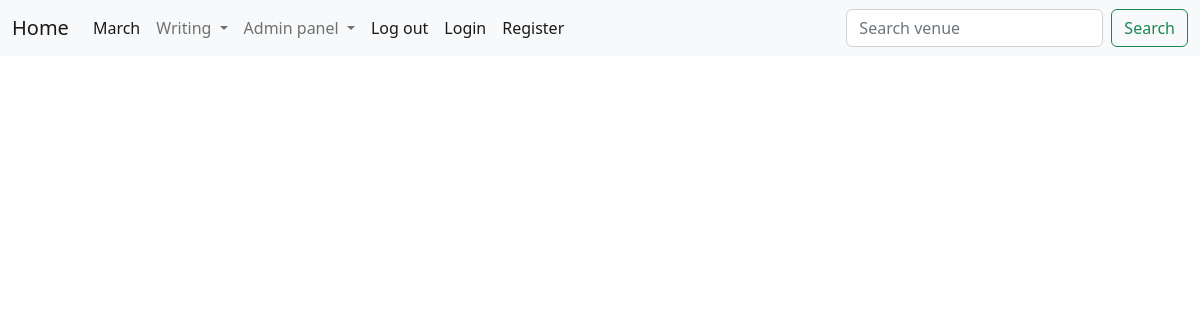
Page /task1list on the earlier database version.
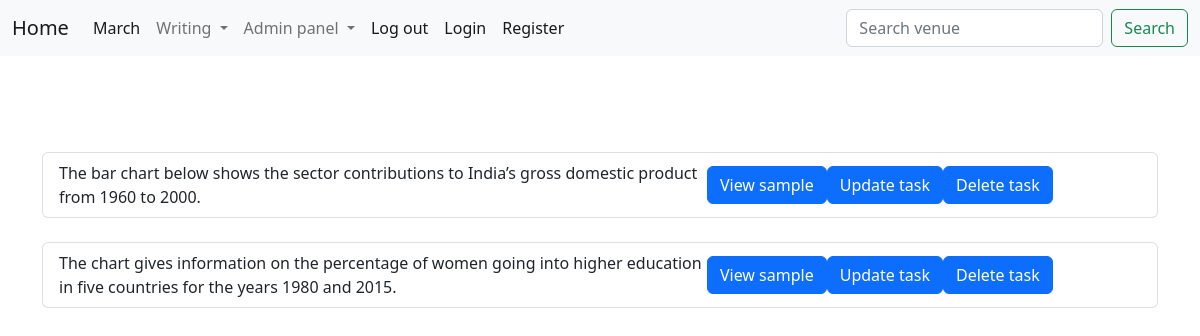
Same page on the later database version.
### ielts/models.py (models this page shows, shortened)
class writingtask1(models.Model):
    title = models.CharField(max_length=300)
    text = RichTextField(blank=True, null=True)
    cover = models.ImageField(null=True, blank=True, upload_to='images/')
    score = models.IntegerField(null=True, blank=True)
    category = models.ForeignKey(
        'CategoryTask1', on_delete=models.CASCADE, null=True)

### ielts/views.py (the view)
# urls.py: path('task1list', Task1list, name='task1list'),
def Task1list(request):
    listtask = writingtask1.objects.all
    return render(request, 'task1list.html',
                  {"listtask": listtask}
                  )

### ielts/templates/task1list.html
{% extends "base.html" %}
{% block content %}
<br/>
<br/>
<br/>
{% for i in listtask %}
<ul class="list-group">
    <li class="list-group-item d-flex justify-content-between align-items-center">
        {{i.title}}
        <button type="button" class="btn btn-primary"><a class="dropdown-item" aria-current="page" href="{% url 'task1show' i.id %}">View sample</a></button>
        <button type="button" class="btn btn-primary"><a class="dropdown-item" aria-current="page" href="{% url 'task1update' i.id %}">Update task</a></button>
        <button type="button" class="btn btn-primary"><a class="dropdown-item" aria-current="page" href="{% url 'tasl1delete' i.id %}">Delete task</a></button>
        <span class="badge badge-primary badge-pill">Band score{{i.score}}</span>
    </li>
</ul><br/>
{% endfor %}
{% endblock %}

### ielts/templates/base.html (shortened to what this page needs)
<!Doctype html>
<html lang="en">
  <head>
    <link href="https://cdn.jsdelivr.net/npm/bootstrap@5.2.0-beta1/dist/css/bootstrap.min.css" rel="stylesheet">
  </head>
  <body>
    {% include "navbar.html" %}
    <br/>
<div class="container">
  {% block content %}
  {% endblock  %}
</div>
  </body>
</html>

### ielts/templates/navbar.html (shortened to what this page needs)
<nav class="navbar navbar-expand-lg bg-light">
    <div class="container-fluid">
      <a class="navbar-brand" href="{% url 'home' %}">Home</a>
      <div class="collapse navbar-collapse" id="navbarSupportedContent">
        <ul class="navbar-nav me-auto mb-2 mb-lg-0">
          <li class="nav-item">
            <a class="nav-link active" aria-current="page" href="">March</a>
          </li>
          <li class="nav-item dropdown">
            <a class="nav-link dropdown-toggle"  id="navbarDropdown" role="button" data-toggle="dropdown" aria-haspopup="true" aria-expanded="false">
              Writing
            </a>
          </li>
          <li class="nav-item dropdown">
            <a class="nav-link dropdown-toggle"  id="navbarDropdown" role="button" data-toggle="dropdown" aria-haspopup="true" aria-expanded="false">
              Admin panel
            </a>
          </li>
         <li class="nav-item">
          <a class="nav-link active" aria-current="page" href="">Log out</a>
        </li>
          <li class="nav-item">
            <a class="nav-link active" aria-current="page" href="">Login</a>
          </li>
          <li class="nav-item">
            <a class="nav-link active" aria-current="page" href="">Register</a>
          </li>
        </ul>
        <form class="d-flex" role="search" method="POST"  action="" > {% csrf_token %}
          <input class="form-control me-2" type="search" placeholder="Search venue" name="searched" aria-label="Search">
          <button class="btn btn-outline-success" type="submit">Search</button>
        </form>
      </div>
    </div>
  </nav>

Differences in the rows shown:
added writingtask1: title "The bar chart below shows the sector contributions to India’s gross domestic product from 1960 to 2000."
added writingtask1: title "The chart gives information on the percentage of women going into higher education in five countries for the years 1980 and 2015."
